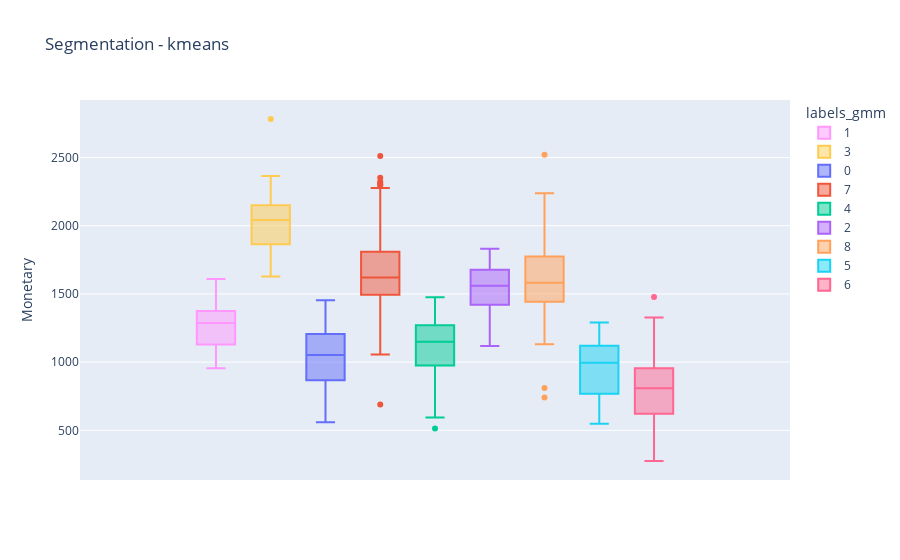

The cell this chart's notebook holds for it:
### Code cell
fig = px.box(rfm, y='monetary', color='labels_gmm', 
             title = 'Segmentation - kmeans',
             category_orders={'group': ['1','2','3','4','5','6','7','8']},
             color_discrete_map={'1':'#684cf6','2':'#90dde0','3':'#447FF5','4':'#78e591','5':'#1e5274',
                                 '6':'#FFE343','7':'#9EFF43','8':'#4AC3FF'},
             labels={'recency_t':'Recency', 
                     'frequency':'Frequency', 
                     'monetary':'Monetary', 
                     'group':'Group',
                     'segment':'Segment'
                    })
fig.show()

### Figure 1 — Plotly figure (JSON) as saved in the notebook; plotly's stock layout.template omitted (floating-point values rounded to 4 significant figures; data arrays with more than 128 entries replaced by an {"elided": "..."} marker saying what was removed)
{"data": [{"alignmentgroup": "True", "hovertemplate": "labels_gmm=1<br>Monetary=%{y}<extra></extra>", "legendgroup": "1", "marker": {"color": "#FF97FF"}, "name": "1", "notched": false, "offsetgroup": "1", "orientation": "v", "showlegend": true, "type": "box", "x0": " ", "xaxis": "x", "y": [1077.0, 1170.0, 1286.0, 1443.0, 1373.0, 1366.0, 955.2, 1374.0, 1200.0, 1336.0, 1328.0, 1197.0, 1246.0, 1346.0, 1387.0, 1346.0, 1114.0, 1202.0, 1118.0, 971.2, 1552, 1208.0, 1462.0, 1114.0, 1186.0, 1470.0, 1347.0, 1160, 1560.0, 1437.0, 1346.0, 1074.0, 1066.0, 1342.0, 963.2, 1176, 1378.0, 1022.0, 1610.0], "y0": " ", "yaxis": "y"}, {"alignmentgroup": "True", "hovertemplate": "labels_gmm=3<br>Monetary=%{y}<extra></extra>", "legendgroup": "3", "marker": {"color": "#FECB52"}, "name": "3", "notched": false, "offsetgroup": "3", "orientation": "v", "showlegend": true, "type": "box", "x0": " ", "xaxis": "x", "y": [1835.0, 2101.0, 1906.0, 1904, 1930.0, 2282.0, 2090.0, 1762.0, 2365.0, 2070.0, 2040, 1776, 1843.0, 1742.0, 1998.0, 1731.0, 2075.0, 1942.0, 2147.0, 2086.0, 2042.0, 2160, 2782.0, 2262.0, 2099.0, 1901.0, 2051.0, 2112, 1829.0, 2336, 1870.0, 2163.0, 1898.0, 1667.0, 2182.0, 2259.0, 1627.0], "y0": " ", "yaxis": "y"}, {"alignmentgroup": "True", "hovertemplate": "labels_gmm=0<br>Monetary=%{y}<extra></extra>", "legendgroup": "0", "marker": {"color": "#636efa"}, "name": "0", "notched": false, "offsetgroup": "0", "orientation": "v", "showlegend": true, "type": "box", "x0": " ", "xaxis": "x", "y": [1197.0, 868.8, 883.2, 744, 809.6, 1038.0, 844.8, 1149.0, 1053.0, 1246.0, 1290.0, 1235.0, 737.6, 1240, 1098.0, 1078.0, 963.2, 996.8, 907.2, 1296, 1237.0, 1106.0, 1389.0, 1379.0, 1163.0, 921.6, 896, 1102.0, 1379.0, 1018.0, 1037.0, 748.8, 697.6, 796.8, 851.2, 1099.0, 894.4, 912.0, 936, 1453.0, 849.6, 1146.0, 992, 1240, 1202.0, 1134.0, 700.8, 1314.0, 1104, 1037.0, 873.6, 840, 1290.0, 1277.0, 1144.0, 769.6, 769.6, 1437.0, 1224, 1082.0, 833.6, 1094.0, 1040.0, 1035.0, 560, 788.8, 1358.0, 696, 1162.0, 1147.0, 854.4, 860.8, 1429.0, 953.6, 1200, 1176, 1218.0], "y0": " ", "yaxis": "y"}, {"alignmentgroup": "True", "hovertemplate": "labels_gmm=7<br>Monetary=%{y}<extra></extra>", "legendgroup": "7", "marker": {"color": "#EF553B"}, "name": "7", "notched": false, "offsetgroup": "7", "orientation": "v", "showlegend": true, "type": "box", "x0": " ", "xaxis": "x", "y": {"elided": "149 float values"}, "y0": " ", "yaxis": "y"}, {"alignmentgroup": "True", "hovertemplate": "labels_gmm=4<br>Monetary=%{y}<extra></extra>", "legendgroup": "4", "marker": {"color": "#00cc96"}, "name": "4", "notched": false, "offsetgroup": "4", "orientation": "v", "showlegend": true, "type": "box", "x0": " ", "xaxis": "x", "y": {"elided": "162 float values"}, "y0": " ", "yaxis": "y"}, {"alignmentgroup": "True", "hovertemplate": "labels_gmm=2<br>Monetary=%{y}<extra></extra>", "legendgroup": "2", "marker": {"color": "#ab63fa"}, "name": "2", "notched": false, "offsetgroup": "2", "orientation": "v", "showlegend": true, "type": "box", "x0": " ", "xaxis": "x", "y": [1472, 1509.0, 1562.0, 1451.0, 1629.0, 1451.0, 1725.0, 1462.0, 1357.0, 1323.0, 1192, 1363.0, 1411.0, 1637.0, 1802.0, 1830.0, 1560.0, 1421.0, 1347.0, 1312, 1618.0, 1626.0, 1557.0, 1731.0, 1733.0, 1686.0, 1555.0, 1691.0, 1611.0, 1246.0, 1658.0, 1488, 1758.0, 1510.0, 1829.0, 1536, 1758.0, 1582.0, 1378.0, 1507.0, 1416.0, 1626.0, 1379.0, 1618.0, 1149.0, 1406.0, 1573.0, 1822.0, 1586.0, 1427.0, 1750.0, 1566.0, 1758.0, 1634.0, 1581.0, 1720, 1214.0, 1730.0, 1677.0, 1376.0, 1541.0, 1421.0, 1480, 1118.0, 1558.0, 1306.0, 1682.0, 1786.0, 1629.0, 1435.0], "y0": " ", "yaxis": "y"}, {"alignmentgroup": "True", "hovertemplate": "labels_gmm=8<br>Monetary=%{y}<extra></extra>", "legendgroup": "8", "marker": {"color": "#FFA15A"}, "name": "8", "notched": false, "offsetgroup": "8", "orientation": "v", "showlegend": true, "type": "box", "x0": " ", "xaxis": "x", "y": [1250.0, 1774.0, 1208, 1514.0, 1576.0, 1142.0, 1834.0, 1638.0, 1650.0, 1546.0, 1198.0, 811.2, 1512, 1494.0, 1550.0, 2048, 1510.0, 1742.0, 740.8, 2238.0, 1882.0, 1131.0, 1704.0, 1430.0, 2520.0, 1846.0, 1922.0, 1485.0, 1643.0, 1710.0, 1630.0, 1266.0, 1736.0, 1398.0, 1544.0, 1547.0, 1443.0, 1962.0, 1950.0, 1578.0, 1619.0, 1859.0, 1818.0, 1269.0, 1586.0, 1629.0, 1435.0, 1539.0, 1621.0, 1821.0], "y0": " ", "yaxis": "y"}, {"alignmentgroup": "True", "hovertemplate": "labels_gmm=5<br>Monetary=%{y}<extra></extra>", "legendgroup": "5", "marker": {"color": "#19d3f3"}, "name": "5", "notched": false, "offsetgroup": "5", "orientation": "v", "showlegend": true, "type": "box", "x0": " ", "xaxis": "x", "y": [753.6, 1210.0, 633.6, 1147.0, 548.8, 1109.0, 742.4, 1291.0, 995.2, 1290.0, 718.4, 1014.0, 1050.0, 902.4, 1048, 1134.0, 664, 1056, 772.8, 1174.0, 552, 848, 776, 1085.0, 736, 1243.0, 1013.0, 731.2, 963.2, 848, 924.8, 1030.0, 864, 822.4, 1130.0, 816.0, 755.2, 1122.0, 1066.0, 1118.0, 1264], "y0": " ", "yaxis": "y"}, {"alignmentgroup": "True", "hovertemplate": "labels_gmm=6<br>Monetary=%{y}<extra></extra>", "legendgroup": "6", "marker": {"color": "#FF6692"}, "name": "6", "notched": false, "offsetgroup": "6", "orientation": "v", "showlegend": true, "type": "box", "x0": " ", "xaxis": "x", "y": [803.2, 275.2, 955.2, 816.0, 1328, 814.4, 622.4, 1477.0, 552, 723.2], "y0": " ", "yaxis": "y"}], "layout": {"boxmode": "group", "legend": {"title": {"text": "labels_gmm"}, "tracegroupgap": 0}, "title": {"text": "Segmentation - kmeans"}, "xaxis": {"anchor": "y", "domain": [0, 1]}, "yaxis": {"anchor": "x", "domain": [0, 1], "title": {"text": "Monetary"}}}}
